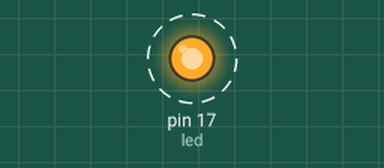
Bench run of a program on a simulated MicroPython board. On the bench: output pins drawn as LEDs (lit = HIGH). Dashed ring = blinking.

Above: at 0.5 s.
Timing chart, 0 to 4.6 s (numbered marks = the images above):
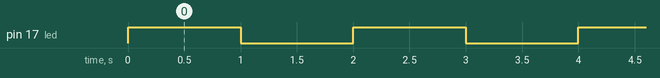

The program:

Exemple_4_Led.py
```python
from machine import Pin # importe dans le code la lib qui permet de gerer les Pins de sortie
import utime # importe dans le code la lib qui permet de gerer le temps

pinNumber = 17 # declaration d'une variable pinNumber à 17
led = Pin(pinNumber, mode=Pin.OUT) # declaration d'une variable de type pin ici la 17
                                   #et on prescise que c'est une pin de sortie de courant (OUT)

while True:          # boucle infini
    led.toggle()     # change l'etat de la led
    utime.sleep(1)   # attendre 1 seconde
    #led.on()        allume la led
    #led.off()       eteind la led
```

Measured:
- by itself, pin 17 (led): alternates HIGH for 1.0 s and LOW for 1.0 s
